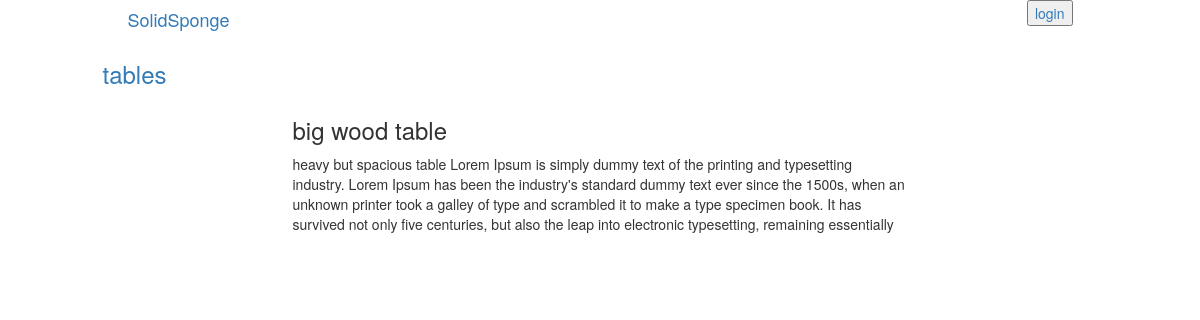
Page /catalog/2/6 on the committed database.
### database_setup.py (models this page shows, shortened)
class Category(Base):
    __tablename__ = 'category'
    id = Column(Integer, primary_key=True)
    name = Column(String, index=True)
    user_id = Column(Integer, ForeignKey('user.id'))
    user = relationship(User)

class Item(Base):
    __tablename__ = 'item'
    id = Column(Integer, primary_key=True)
    name = Column(String, index=True)
    description = Column(String)
    category_id = Column(Integer, ForeignKey('category.id'))
    category = relationship(Category)
    user_id = Column(Integer, ForeignKey('user.id'))
    user = relationship(User)

### application.py (the view)
@app.route('/catalog/<int:category_id>/<int:item_id>')
def itemDetails(category_id, item_id):
    category = session.query(Category).filter_by(id=category_id).first()
    item = session.query(Item).filter_by(id=item_id).first()
    if 'username' not in login_session:
        return render_template(
            'item_details_r.html',
            client_id=CLIENT_ID,
            category=category,
            item=item)
    return render_template(
        'item_details.html',
        client_id=CLIENT_ID,
        category=category,
        item=item)

### templates/item_details_r.html
{% extends "base.html" %}
{% block content %}
{% include "header_r.html" %}
	<div class="row">
		<div class="col-lg-1"></div>
		<div class="col-lg-4">
			<a href="{{url_for('categoryDetails', category_id=category.id)}}"><h3>{{category.name}}</h3></a>
		</div>
		<div class="col-lg-7"></div>
	</div>
	<div class="row">
		<div class="col-lg-3"></div>
		<div class="col-lg-6">
			<div class="row">
				<h3>{{item.name}}</h3>
			</div>
			<div class="row">
				<p>
					{{item.description}}
				</p>
			</div>
		</div>
		<div class="col-lg-3"></div>
	</div>
{% endblock %}

### rows in the picture
Category: name "tables"
Item: name "big wood table", description "heavy but spacious table Lorem Ipsum is simply dummy text of the printing and typesetting industry. Lorem Ipsum has been the industry's standard dummy text ever since the 1500s, when an unknown printer took a galley of type and scrambled it to make a type specimen book. It has survived not only five centuries, but also the leap into electronic typesetting, remaining essentially"
